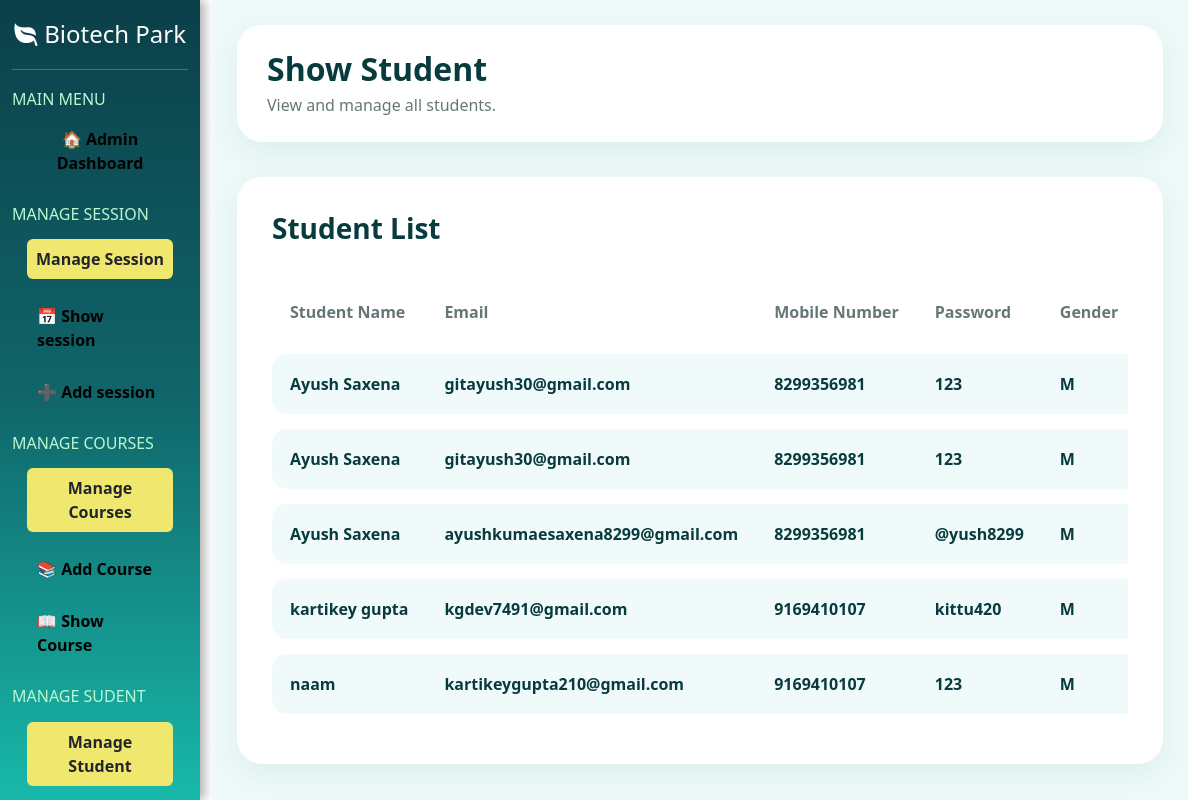
/showstudent/, run on an earlier commit of the app's database.
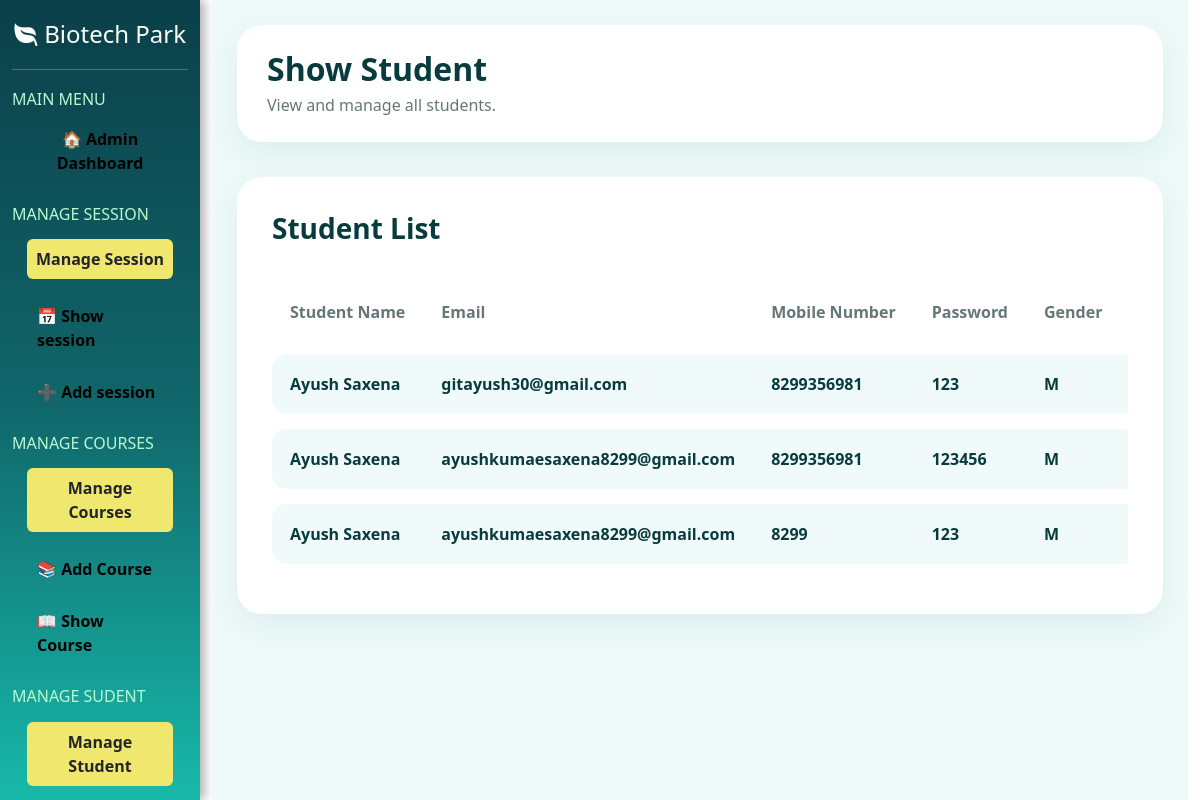
And on a later commit of the database.
### myapp/models.py (models this page shows)
class tbl_student(models.Model):
    sid=models.IntegerField(primary_key=True,auto_created=True)
    name=models.CharField(max_length=225,null=True)
    emailaddress=models.EmailField(max_length=225,null=True)
    password=models.CharField(max_length=16,null=True)
    contact_no=models.IntegerField(null=True)
    gender=models.CharField(max_length=2,null=True)
    dob=models.DateField(null=True,blank=True)
    f_name=models.CharField(max_length=255,null=True)
    m_name=models.CharField(max_length=255,null=True)
    address=models.CharField(max_length=500,null=True)
    aadhar_no=models.IntegerField(max_length=12,blank=True,null=True)
    aadhar_pic=models.FileField(upload_to='student_documents',null=True)
    Session=models.CharField(max_length=50,null=True)
    course=models.CharField(max_length=500,null=True)
    course_duration=models.CharField(max_length=50,null=True)
    hs_percentage=models.CharField(max_length=20,null=True)
    hs_marksheet=models.FileField(upload_to='student_documents',null=True)
    inter_percentage=models.CharField(max_length=20,null=True)
    inter_marksheet=models.FileField(upload_to='student_documents',null=True)
    profile_pic=models.FileField(upload_to='student_documents',null=True)
    sign=models.FileField(upload_to='student_documents',null=True)
    application_status=models.CharField(max_length=20,null=True)
    fees=models.IntegerField(null=True)
    fees_status=models.CharField(max_length=20,null=True)

### myapp/views.py (the view)
# urls.py: path('showstudent/', showstudent, name='showstudent'),
def showstudent(request):
    ab = tbl_student.objects.all()
    return render(request, 'admin/showstudent.html', {'ab': ab})

### myapp/templates/admin/showstudent.html (shortened to what this page needs)
{% extends 'admin/adminlayout.html' %}
{% block admin %}
<div class="course-page">
    <div class="page-header">
        <h2>Show Student</h2>
        <p>View and manage all students.</p>
    </div>
    <div class="course-card">
        <div class="d-flex justify-content-between align-items-center mb-4">
            <h3 class="course-title">
                Student List
            </h3>
        </div>
        <div class="table-responsive">
            <table class="table custom-table">
                <thead>
                    <tr>
                        <th>Student Name</th>
                        <th>Email</th>
                        <th>Mobile Number</th>
                        <th>Password</th>
                        <th>Gender</th>
                        <th>DOB</th>
                    </tr>
                </thead>
                <tbody>
                    {% for i in ab %}
                    <tr>
                        <td>{{ i.name }}</td>
                        <td>{{ i.emailaddress }}</td>
                        <td>{{ i.contact_no }}</td>
                        <td>{{ i.password }}</td>
                        <td>
                             {{ i.gender }}
                        </td>
                        <td>{{ i.dob }}</td>
                    </tr>
                    {% endfor %}
                </tbody>
            </table>
        </div>
    </div>
</div>
{% endblock %}

### myapp/templates/admin/adminlayout.html (shortened to what this page needs)
<!doctype html>
<html lang="en">
<head>
    <link href="https://cdn.jsdelivr.net/npm/bootstrap@5.3.8/dist/css/bootstrap.min.css" rel="stylesheet"
>
    <link rel="stylesheet"
        href="https://cdnjs.cloudflare.com/ajax/libs/bootstrap-icons/1.13.1/font/bootstrap-icons.min.css"
 />
</head>
<body>
    <div class="container-fluid">
        <div class="row">
            <div class="col-sm-2 h">
                <h4><i class="bi bi-leaf-fill"></i> Biotech Park</h4>
                <hr class="text-white mt-0">
                <h6 class="h6-menu">MAIN MENU</h6>
                <p class="text-white fw-bold text-center"><a href="{% url 'dashboard' %}" style="margin-top: 20px;">🏠
                        Admin Dashboard</a>
                </p>
                <h6 class="h6-menu">MANAGE SESSION</h6>
                <p id="heading">Manage Session</p>
                <p class=" menu"><a href="{% url 'showsession' %}">📅 Show session</a></p>
                <p class="menu"><a href="{% url 'addsession' %}">➕ Add session</a></p>
                <h6 class="h6-menu">MANAGE COURSES</h6>
                <p id="heading">Manage Courses</p>
                <p class=" menu"><a href="{% url 'addcourse' %}">📚 Add Course</a></p>
                <p class=" menu"><a href="{% url 'showcourse' %}">📖 Show Course</a></p>
                  <h6 class="h6-menu">MANAGE SUDENT</h6>
                  <p id="heading">Manage Student</p>
            </div>
            <div class="col-sm-10 main-content  ">
                {% block admin %}
                {% endblock %}
            </div>
        </div>
    </div>
</body>
</html>

### myapp/templates/admin/adminlayout.html (style rules this page uses)
body { overflow: hidden; }
.h { height: 100vh; overflow-y: scroll; }
.h:first-child { background: linear-gradient(180deg, #0b3f49 0%, #10666a 50%, #18b9aa 100%); box-shadow: 5px 0 10px rgba(0, 0, 0, .3); }
.h h4 { color: white; text-align: center; padding: 20px 0; margin: 0; font-size: 24px; }
.h p { padding: 10px; border-radius: 8px; }
a { text-decoration: none; color: black; }
#heading { background: rgb(240, 231, 111); padding: 8px; text-align: center; font-weight: bold; border-radius: 6px; margin: 15px; }
.menu { padding: 12px; border-radius: 8px; margin: 8px 15px; transition: 0.3s; }
.menu a { color: black; text-decoration: none; font-weight: bold; display: block; }
.h6-menu { color: #BBF7D0; margin-top: 20px; }
.main-content { height: 100vh; overflow-y: auto; }

### myapp/templates/admin/showstudent.html (style rules this page uses)
.course-page { min-height: 100vh; background: #eefafa; padding: 25px; }
.page-header { background: white; padding: 25px 30px; border-radius: 25px; box-shadow: 0 10px 30px rgba(0, 80, 80, 0.08); margin-bottom: 35px; }
.page-header h2 { color: #073b3d; font-weight: 800; margin-bottom: 5px; }
.page-header p { color: #667777; margin: 0; }
.course-card { background: white; border-radius: 25px; padding: 35px; box-shadow: 0 10px 30px rgba(0, 80, 80, 0.08); }
.course-title { color: #073b3d; font-weight: 800; margin: 0; }
.custom-table { border-collapse: separate; border-spacing: 0 15px; margin-bottom: 0; }
.custom-table thead th { border: none; color: #667777; background: transparent; padding: 15px 18px; white-space: nowrap; }
.custom-table tbody td { background: #f1fafa; border: none; padding: 18px; vertical-align: middle; font-weight: 600; color: #073b3d; white-space: nowrap; }
.custom-table tbody td:first-child { border-radius: 15px 0 0 15px; }
.custom-table tbody td:last-child { border-radius: 0 15px 15px 0; }

What changed in the data, as far as the page shows it:
removed tbl_student: name "kartikey gupta", emailaddress "kgdev7491@gmail.com", contact_no "9169410107", password "kittu420", gender "M"
removed tbl_student: name "naam", emailaddress "kartikeygupta210@gmail.com", contact_no "9169410107", password "123", gender "M"
changed tbl_student (number 2 of 3 on the later page): emailaddress "gitayush30@gmail.com" → "ayushkumaesaxena8299@gmail.com"; password "123" → "123456"
changed tbl_student (number 3 of 3 on the later page): contact_no "8299356981" → "8299"; password "@yush8299" → "123"
